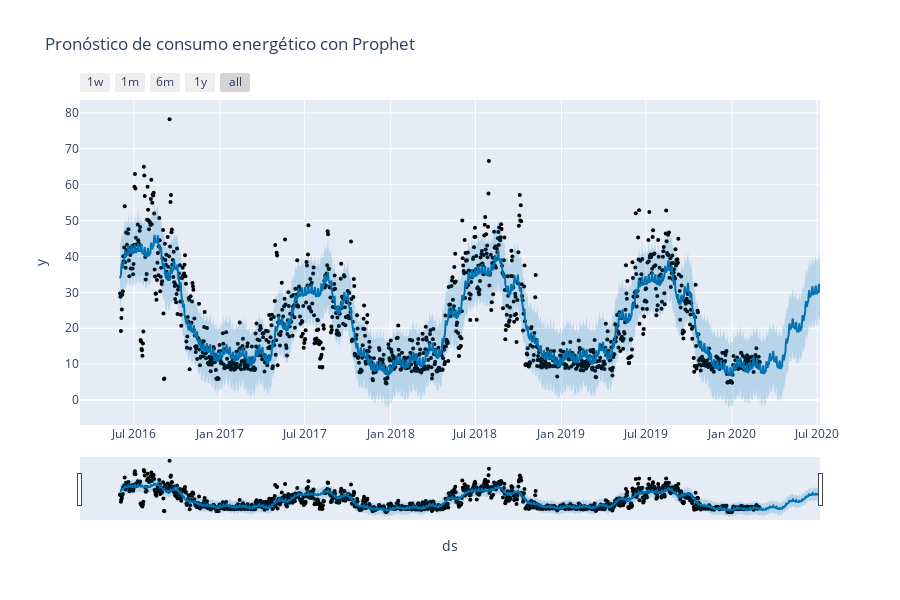
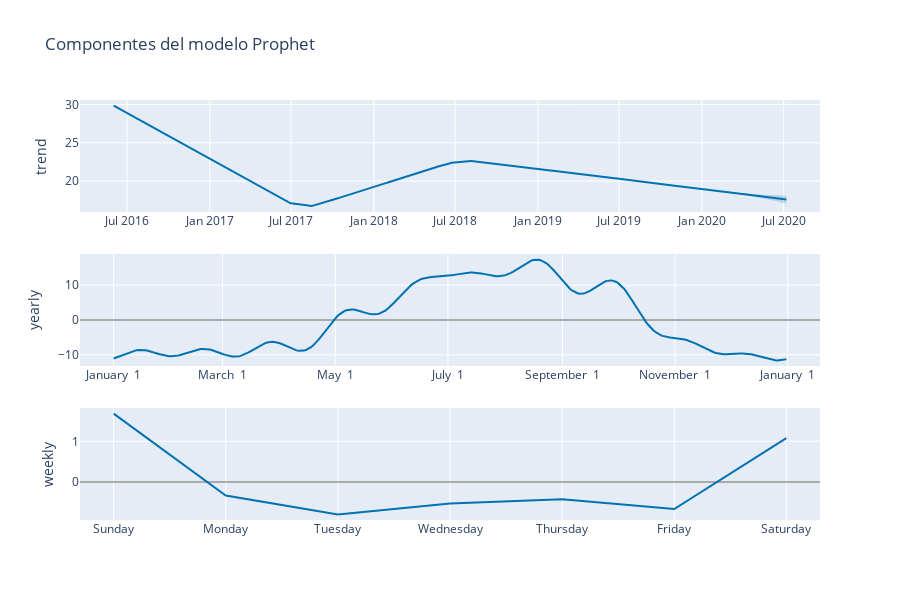

The notebook cell saved with these charts, in order:
### Markdown cell above
**Respuesta:**

### Code cell
#CODIGO AQUI

# 1.3 Un Consejo para Homero — Prophet (6 pts)
# ===========================================

import pandas as pd
import matplotlib.pyplot as plt
from sklearn.metrics import mean_absolute_error
from prophet import Prophet

# Plotly es opcional; si falla el render, hacemos fallback a Matplotlib
_PLOTLY_OK = True
try:
    import plotly.io as pio
    from prophet.plot import plot_plotly, plot_components_plotly
    try:
        pio.renderers.default = "vscode"   # para VS Code
    except Exception:
        pio.renderers.default = "browser"  # alternativa segura
except Exception:
    _PLOTLY_OK = False

# --- Preparar formato Prophet (sin recargar nada) ---
train_prophet = train.rename(columns={"date": "ds", "Energy_kWh": "y"}).copy()
test_prophet  = test.rename(columns={"date": "ds", "Energy_kWh": "y"}).copy()

# --- Crear y ajustar el modelo ---
m = Prophet(
    yearly_seasonality=True,
    weekly_seasonality=True,
    daily_seasonality=False,
    seasonality_mode="additive"   
)
m.fit(train_prophet)  # SOLO con train

# --- Predicciones coherentes en todo el rango (train + test) ---
future_all = pd.concat([train_prophet[["ds"]], test_prophet[["ds"]]]) \
               .drop_duplicates().sort_values("ds")
forecast_all = m.predict(future_all)

# --- Métricas en train y test ---
pred_train = train_prophet.merge(forecast_all[["ds", "yhat"]], on="ds", how="left")
pred_test  = test_prophet.merge(forecast_all[["ds", "yhat"]],  on="ds", how="left")

mae_train_prophet = mean_absolute_error(pred_train["y"], pred_train["yhat"])
mae_test_prophet  = mean_absolute_error(pred_test["y"],  pred_test["yhat"])
print(f"[Prophet] MAE train: {mae_train_prophet:.3f} | MAE test: {mae_test_prophet:.3f}")

# --- Gráficos de pronóstico y componentes ---
if _PLOTLY_OK:
    fig_pred = plot_plotly(m, forecast_all)
    fig_pred.update_layout(title="Pronóstico de consumo energético con Prophet")
    fig_pred.show()

    fig_comp = plot_components_plotly(m, forecast_all)
    fig_comp.update_layout(title="Componentes del modelo Prophet")
    fig_comp.show()
else:
    # Fallback Matplotlib
    plt.figure(figsize=(12,5))
    plt.plot(df["date"], df["Energy_kWh"], label="Real", alpha=0.6)
    plt.plot(forecast_all["ds"], forecast_all["yhat"], label="yhat Prophet", linewidth=2)
    plt.axvline(pd.to_datetime("2020-03-01"), color="k", linestyle="--", alpha=0.7)
    plt.title("Pronóstico de consumo energético con Prophet")
    plt.legend(); plt.tight_layout(); plt.show()
    _ = m.plot_components(forecast_all)

# --- Error global (Real - Predicho) en todo el intervalo ---
error_df = pd.concat([train_prophet, test_prophet], ignore_index=True) \
             .merge(forecast_all[["ds", "yhat"]], on="ds", how="left")
error_df["error"] = error_df["y"] - error_df["yhat"]

plt.figure(figsize=(12,5))
plt.plot(error_df["ds"], error_df["error"])
plt.axhline(0, linestyle="--", color="black")
plt.axvline(pd.to_datetime("2020-03-01"), color="k", linestyle="--", alpha=0.7)
plt.title("Error (Real - Predicho) con Prophet")
plt.tight_layout()
plt.show()

# --- Resumen final ---
print("\nResumen de desempeño Prophet:")
print(f"MAE entrenamiento: {mae_train_prophet:.3f}")
print(f"MAE prueba:        {mae_test_prophet:.3f}")

### Figure 1 — Plotly figure (JSON) as saved in the notebook; plotly's stock layout.template omitted (floating-point values rounded to 4 significant figures; data arrays with more than 128 entries replaced by an {"elided": "..."} marker saying what was removed)
{"data": [{"marker": {"color": "black", "size": 4}, "mode": "markers", "name": "Actual", "type": "scatter", "x": {"elided": "1369 str values"}, "y": {"elided": "1369 float values"}}, {"hoverinfo": "skip", "line": {"width": 0}, "mode": "lines", "type": "scatter", "x": {"elided": "1498 str values"}, "y": {"elided": "1498 float values"}}, {"fill": "tonexty", "fillcolor": "rgba(0, 114, 178, 0.2)", "line": {"color": "#0072B2", "width": 2}, "mode": "lines", "name": "Predicted", "type": "scatter", "x": {"elided": "1498 str values"}, "y": {"elided": "1498 float values"}}, {"fill": "tonexty", "fillcolor": "rgba(0, 114, 178, 0.2)", "hoverinfo": "skip", "line": {"width": 0}, "mode": "lines", "type": "scatter", "x": {"elided": "1498 str values"}, "y": {"elided": "1498 float values"}}], "layout": {"height": 600, "showlegend": false, "title": {"text": "Pronóstico de consumo energético con Prophet"}, "width": 900, "xaxis": {"rangeselector": {"buttons": [{"count": 7, "label": "1w", "step": "day", "stepmode": "backward"}, {"count": 1, "label": "1m", "step": "month", "stepmode": "backward"}, {"count": 6, "label": "6m", "step": "month", "stepmode": "backward"}, {"count": 1, "label": "1y", "step": "year", "stepmode": "backward"}, {"step": "all"}]}, "rangeslider": {"visible": true}, "title": {"text": "ds"}, "type": "date"}, "yaxis": {"title": {"text": "y"}}}}

### Figure 2 — Plotly figure (JSON) as saved in the notebook; plotly's stock layout.template omitted (floating-point values rounded to 4 significant figures; data arrays with more than 128 entries replaced by an {"elided": "..."} marker saying what was removed)
{"data": [{"line": {"color": "#0072B2", "width": 2}, "mode": "lines", "name": "trend", "type": "scatter", "x": {"elided": "1498 str values"}, "xaxis": "x", "y": {"elided": "1498 float values"}, "yaxis": "y"}, {"line": {"color": "rgba(0, 114, 178, 0.2)", "width": 0}, "mode": "lines", "name": "trend_upper", "type": "scatter", "x": {"elided": "1498 str values"}, "xaxis": "x", "y": {"elided": "1498 float values"}, "yaxis": "y"}, {"fill": "tonexty", "fillcolor": "rgba(0, 114, 178, 0.2)", "line": {"color": "rgba(0, 114, 178, 0.2)", "width": 0}, "mode": "lines", "name": "trend_lower", "type": "scatter", "x": {"elided": "1498 str values"}, "xaxis": "x", "y": {"elided": "1498 float values"}, "yaxis": "y"}, {"line": {"color": "#0072B2", "width": 2}, "mode": "lines", "name": "yearly", "type": "scatter", "x": {"elided": "365 str values"}, "xaxis": "x2", "y": {"elided": "365 float values"}, "yaxis": "y2"}, {"line": {"color": "#0072B2", "width": 2}, "mode": "lines", "name": "weekly", "type": "scatter", "x": ["2017-01-01T00:00:00.000000000", "2017-01-02T00:00:00.000000000", "2017-01-03T00:00:00.000000000", "2017-01-04T00:00:00.000000000", "2017-01-05T00:00:00.000000000", "2017-01-06T00:00:00.000000000", "2017-01-07T00:00:00.000000000"], "xaxis": "x3", "y": [1.683, -0.3353, -0.7995, -0.531, -0.4263, -0.6671, 1.077], "yaxis": "y3"}], "layout": {"height": 600, "showlegend": false, "title": {"text": "Componentes del modelo Prophet"}, "width": 900, "xaxis": {"anchor": "y", "domain": [0, 1], "range": ["2016-03-18T03:36:00", "2020-09-19T20:24:00"], "type": "date"}, "xaxis2": {"anchor": "y2", "domain": [0, 1], "range": ["2016-12-13T18:54:02.958904", "2018-01-18T11:04:57.863013"], "tickformat": "%B %e", "type": "date"}, "xaxis3": {"anchor": "y3", "domain": [0, 1], "range": ["2016-12-31T16:48:00", "2017-01-07T07:12:00"], "tickformat": "%A", "type": "date"}, "yaxis": {"anchor": "x", "domain": [0.7333, 1], "rangemode": "normal", "title": {"text": "trend"}, "zerolinecolor": "#AAA"}, "yaxis2": {"anchor": "x2", "domain": [0.3667, 0.6333], "title": {"text": "yearly"}, "zerolinecolor": "#AAA"}, "yaxis3": {"anchor": "x3", "domain": [0, 0.2667], "title": {"text": "weekly"}, "zerolinecolor": "#AAA"}}}
